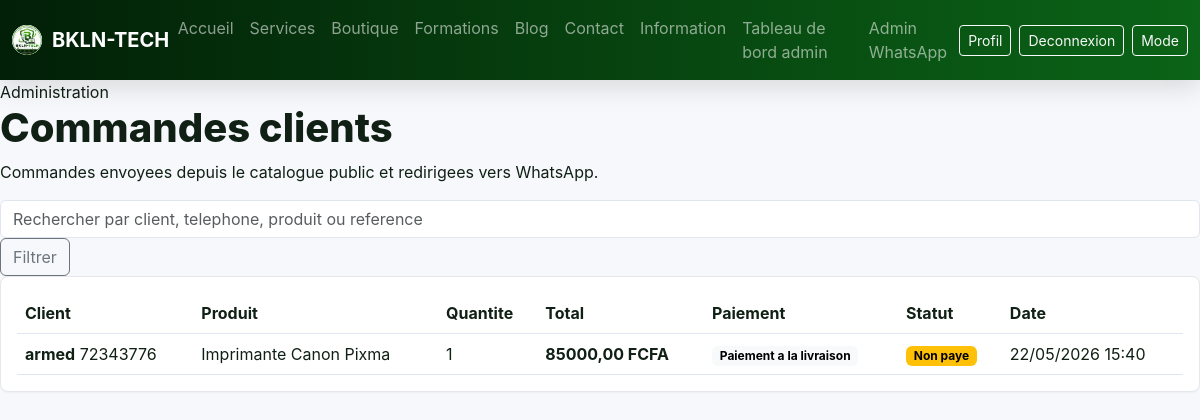
/operations/commandes/ (signed in), run on the app's committed database.
### operations/models.py (models this page shows, shortened)
class TimeStampedModel(models.Model):
    cree_le = models.DateTimeField(auto_now_add=True)
    modifie_le = models.DateTimeField(auto_now=True)
    class Meta:
        abstract = True

class CustomerOrder(TimeStampedModel):
    class Status(models.TextChoices):
        NEW = "new", "Nouvelle"
        CONFIRMED = "confirmed", "Confirmee"
        DELIVERED = "delivered", "Livree"
        CANCELLED = "cancelled", "Annulee"
    class PaymentMethod(models.TextChoices):
        CASH = "cash", "Paiement a la livraison"
        ORANGE_MONEY = "orange_money", "Orange Money"
    class PaymentStatus(models.TextChoices):
        UNPAID = "unpaid", "Non paye"
        PENDING = "pending", "En attente de verification"
        PAID = "paid", "Paye"
        FAILED = "failed", "Echec"
    produit = models.ForeignKey(Product, on_delete=models.PROTECT, related_name="commandes")
    nom_client = models.CharField(max_length=160)
    telephone = models.CharField(max_length=40)
    email = models.EmailField(blank=True)
    adresse = models.CharField(max_length=255, blank=True)
    quantite = models.PositiveIntegerField(default=1, validators=[MinValueValidator(1)])
    moyen_paiement = models.CharField(max_length=30, choices=PaymentMethod.choices, default=PaymentMethod.CASH)
    numero_orange_money = models.CharField(max_length=40, blank=True)
    reference_orange_money = models.CharField(max_length=80, blank=True)
    statut_paiement = models.CharField(max_length=30, choices=PaymentStatus.choices, default=PaymentStatus.UNPAID)
    message = models.TextField(blank=True)
    statut = models.CharField(max_length=20, choices=Status.choices, default=Status.NEW)
    class Meta:
        ordering = ["-cree_le"]
    @property
    def total(self):
        return self.produit.prix * self.quantite

class Product(TimeStampedModel):
    class Category(models.TextChoices):
        LAPTOP = "laptop", "Ordinateur portable"
        DESKTOP = "desktop", "Ordinateur de bureau"
        PRINTER = "printer", "Imprimante"
        ACCESSORY = "accessory", "Accessoire"
        STORAGE = "storage", "Disque dur"
        ANTIVIRUS = "antivirus", "Antivirus"
    nom = models.CharField(max_length=180)
    categorie = models.CharField(max_length=30, choices=Category.choices)
    description = models.TextField(blank=True)
    image = models.ImageField(upload_to="products/", blank=True)
    image_externe = models.URLField(blank=True)
    prix = models.DecimalField(max_digits=12, decimal_places=2, validators=[MinValueValidator(0)])
    stock = models.PositiveIntegerField(default=0)
    actif = models.BooleanField(default=True)
    class Meta:
        ordering = ["categorie", "nom"]

### operations/views.py (the view)
# urls.py: path("commandes/", views.CustomerOrderListView.as_view(), name="order_list"),
class CustomerOrderListView(BaseListView):
    model = CustomerOrder
    template_name = "operations/order_list.html"
    context_object_name = "orders"
    search_fields = ["nom_client", "telephone", "produit__nom", "reference_orange_money"]
    def get_queryset(self):
        return super().get_queryset().select_related("produit")

### operations/views.py (called while the page is built, shortened)
    def get_queryset(self):
        queryset = super().get_queryset()
        q = self.request.GET.get("q")
        return queryset

### templates/operations/order_list.html (shortened to what this page needs)
{% extends "base.html" %}
{% block content %}
<div class="page-heading">
  <div>
    <span class="eyebrow">Administration</span>
    <h1>Commandes clients</h1>
    <p>Commandes envoyees depuis le catalogue public et redirigees vers WhatsApp.</p>
  </div>
</div>
<form class="search-bar" method="get">
  <input class="form-control" type="search" name="q" placeholder="Rechercher par client, telephone, produit ou reference" value="{{ request.GET.q }}">
  <button class="btn btn-outline-secondary" type="submit">Filtrer</button>
</form>
<div class="table-responsive panel admin-table">
  <table class="table align-middle mb-0">
    <thead>
      <tr>
        <th>Client</th>
        <th>Produit</th>
        <th>Quantite</th>
        <th>Total</th>
        <th>Paiement</th>
        <th>Statut</th>
        <th>Date</th>
      </tr>
    </thead>
    <tbody>
      {% for order in orders %}
        <tr>
          <td>
            <strong>{{ order.nom_client }}</strong>
            <span>{{ order.telephone }}</span>
          </td>
          <td>{{ order.produit.nom }}</td>
          <td>{{ order.quantite }}</td>
          <td><strong>{{ order.total }} FCFA</strong></td>
          <td>
            <span class="badge text-bg-light">{{ order.get_moyen_paiement_display }}</span>
          </td>
          <td>
            <span class="badge text-bg-warning">{{ order.get_statut_paiement_display }}</span>
          </td>
          <td>{{ order.cree_le|date:"d/m/Y H:i" }}</td>
        </tr>
      {% empty %}
        <tr><td colspan="7" class="text-muted">Aucune commande client pour le moment.</td></tr>
      {% endfor %}
    </tbody>
  </table>
</div>
{% endblock %}

### static/css/app.css (style rules this page uses)
:root { --bkln-blue: #238b13; --bkln-ink: #102014; --bkln-muted: #667085; --bkln-bg: #f5f7fb; --bkln-line: #e4e7ec; }
body { background: var(--bkln-bg); color: var(--bkln-ink); }
.panel, .stat-card, .login-panel { background: #fff; border: 1px solid var(--bkln-line); border-radius: 8px; box-shadow: 0 1px 2px rgba(16, 70, 24, 0.04); padding: 1rem; }
:root { --navy: #04290b; --navy-2: #0c4d15; --orange: #48b315; --money-orange: #ff7900; --ink: #102014; --muted: #637083; --bg: #f6f8fb; --surface: #ffffff; --line: #dfe6ef; }
* { box-sizing: border-box; }
body { margin: 0; font-family: Inter, system-ui, -apple-system, BlinkMacSystemFont, "Segoe UI", sans-serif; color: var(--ink); background: var(--bg); }
h1, h2, h3 { font-weight: 800; letter-spacing: 0; }
.table { --bs-table-bg: var(--surface); --bs-table-color: var(--ink); border-color: var(--line); }
.form-control, .form-select { background: var(--surface); color: var(--ink); border-color: var(--line); }

### data on the page
CustomerOrder: nom_client "armed", telephone "72343776", produit.nom "Imprimante Canon Pixma", quantite "1", total "85000,00", moyen_paiement "Paiement a la livraison", statut_paiement "Non paye", cree_le "22/05/2026 15:40"
